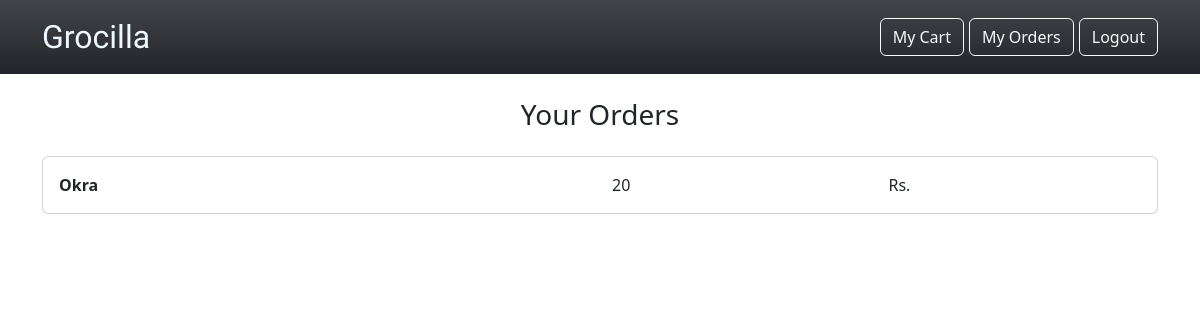
/user_orders (signed in), run on an earlier commit of the app's database.
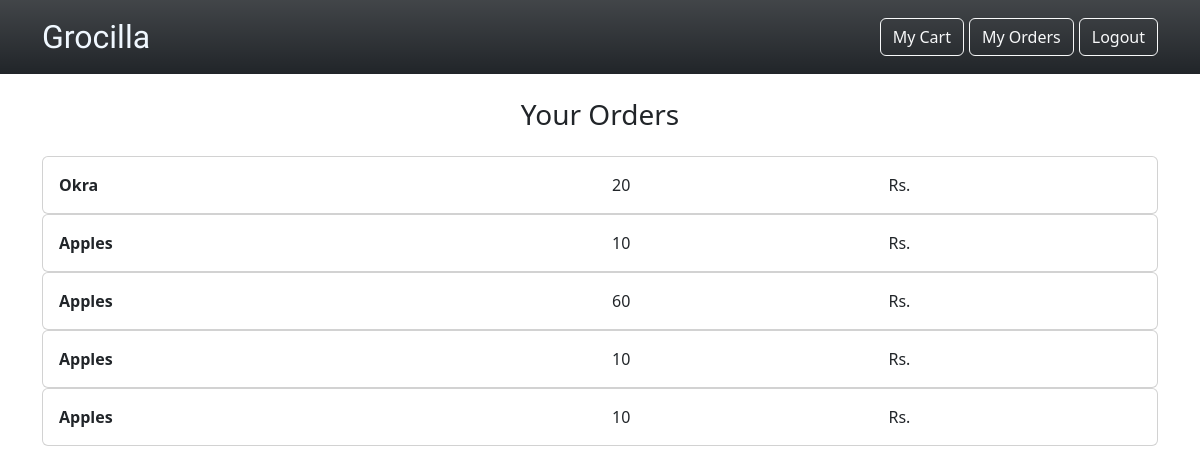
And on a later commit of the database.
### webapp/models.py (models this page shows)
class Order(db.Model):
    orderid = db.Column(db.Integer, primary_key=True)
    userid = db.Column(db.Integer, db.ForeignKey('users.id'))
    categoryid = db.Column(db.Integer, db.ForeignKey('categories.cid'))
    productid = db.Column(db.Integer, db.ForeignKey('products.pid'))
    categoryname = db.Column(db.String(50))
    quantity_of_product = db.Column(db.Integer)
    product_name = db.Column(db.String(50))

### webapp/views.py (the view)
@views.route("/user_orders")
@user_required
@login_required
def user_orders():
    user_id=current_user.id
    orders = Order.query.filter_by(userid=user_id).all()
    return render_template("user_orders.html", orders=orders)

### webapp/views.py (called while the page is built)
def user_required(func):
    @wraps(func)
    def decorated_function(*args, **kwargs):
        if not current_user.is_authenticated:
            if current_user.role != 'user':
                flash('You need to be logged in as a user to access this page!', category='error')
                return redirect(url_for('auth.user_login'))
        return func(*args, **kwargs)
    return decorated_function

### webapp/templates/user_orders.html
{% extends "user_base.html" %}
{% block body %}
<div class="container mb-4">
    <div class="text-center my-4" >
        <h3>Your Orders</h3>
    </div>
    {% for order in orders %}
    <div class="row">
    <div class="col">
        <div class="card">
        <div class="card-body">
            <div class="row">
                <div class="col-6">
                    <b>{{ order["product_name"] }}</b>
                </div>
                <div class="col-3">
                    {{ order['quantity_of_product'] }} {{ order['productid']['unit'] }}
                </div>
                <div class="col-3">
                    Rs. {{ order["total_price"] }}
                </div>
            </div>
        </div>
        </div>
    </div>
    </div>
        {% endfor %}
</div>
{% endblock body %}

### webapp/templates/user_base.html (shortened to what this page needs)
<!DOCTYPE html>
<html lang="en">
<head>
    <link href="https://cdn.jsdelivr.net/npm/bootstrap@5.3.0/dist/css/bootstrap.min.css" rel="stylesheet">
    <link rel="stylesheet" href="https://cdnjs.cloudflare.com/ajax/libs/font-awesome/6.4.0/css/all.min.css" />
</head>
<body>
    <nav class="navbar navbar-expand-lg bg-dark sticky-top bg-gradient">
        <div class="container">
            <a class="navbar-brand" href="/" style="font-family: 'Bagel Fat One';font-size: 32px; color: aliceblue;">Grocilla</a>
            <div class="collapse navbar-collapse" id="navbarSupportedContent">
                <div class="navbar-nav ms-auto mb-2 mb-lg-0">
                    <a href="/user_bookings" class="btn btn-outline-light" style="margin-left: 5px">My Cart</a>
                    <a href="/user_orders" class="btn btn-outline-light" style="margin-left: 5px">My Orders</a>
                    <a href="/logout" class="btn btn-outline-light" style="margin-left: 5px">Logout</a>
                </div>
            </div>
        </div>
    </nav>
    {% block body %} {% endblock %}
</body>
</html>

What changed in the data, as far as the page shows it:
added Order: product_name "Apples", quantity_of_product "10"
added Order: product_name "Apples", quantity_of_product "60"
added Order: product_name "Apples", quantity_of_product "10"
added Order: product_name "Apples", quantity_of_product "10"
